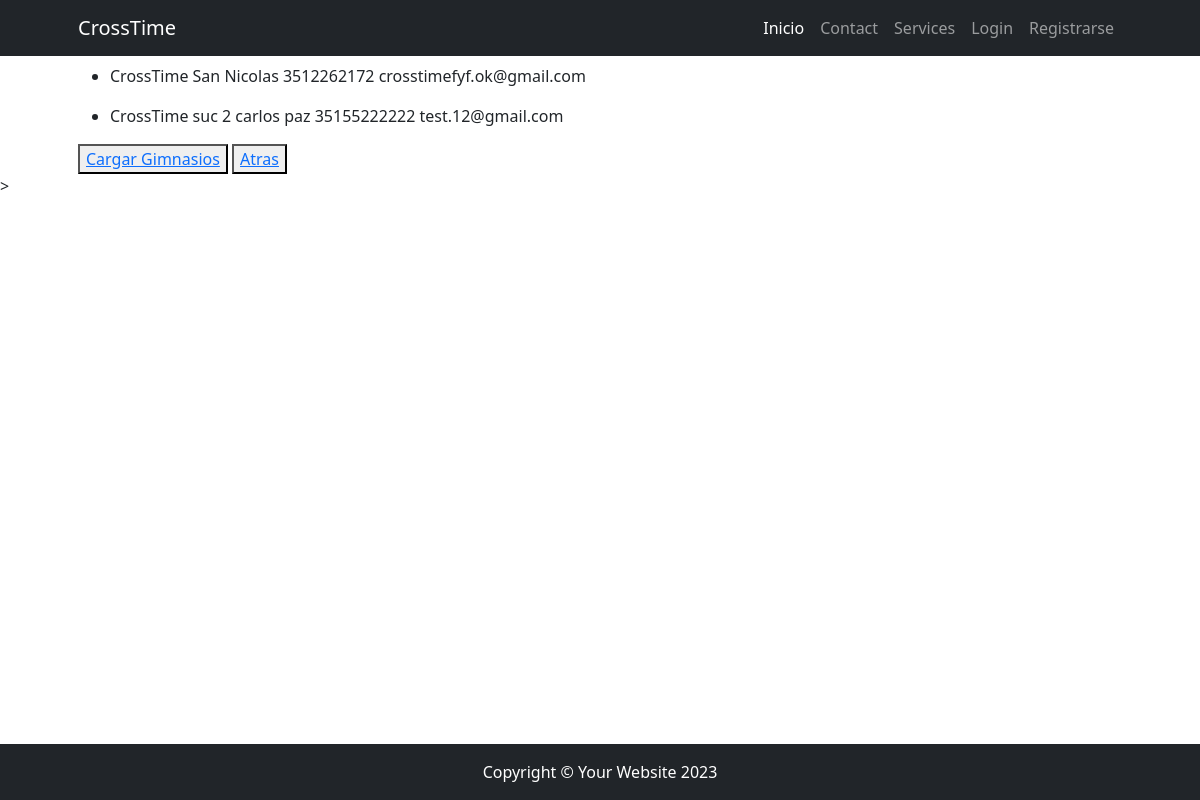
The page /gym/list on the database its author committed.
### gym_admin/models.py (models this page shows, shortened)
class Gym(models.Model):
    nombre = models.CharField(max_length=100)
    dir = models.CharField(max_length=200)
    tel = models.CharField(max_length=14)
    email = models.EmailField()

### gym_admin/views.py (the view)
# urls.py: path('gym/list', views.gym_list, name="gym_list"),
def gym_list(request):
    consulta = models.Gym.objects.all()
    contexto = {"Gimnasios": consulta}
    return render(request, "gym_admin/gym_list.html", contexto)

### gym_admin/templates/gym_admin/gym_list.html
{% extends 'gym_admin/base.html' %}
{% block content %}
    {% for gym in Gimnasios %}
        <ul>
            <li>
                {{gym.nombre}}
                {{gym.dir}}
                {{gym.tel}}
                {{gym.email}}
            </li>
        </ul>
    {% endfor %}
    <button><a href="{% url 'gym_form' %}">Cargar Gimnasios</a></button>
    <button><a href="{% url 'gym_admin' %}">Atras</a></button>
{% endblock content %}

### rows shown on the page
Gym: nombre "CrossTime", dir "San Nicolas", tel "3512262172", email "crosstimefyf.ok@gmail.com"
Gym: nombre "CrossTime suc 2", dir "carlos paz", tel "35155222222", email "test.12@gmail.com"
